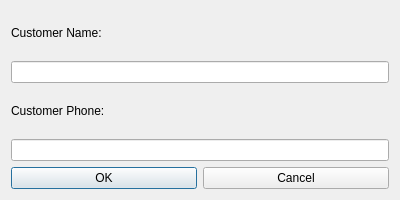
<?xml version="1.0" encoding="UTF-8"?>
<ui version="4.0">
 <class>CustomerDetailDialogue</class>
 <widget class="QDialog" name="CustomerDetailDialogue">
  <property name="geometry">
   <rect>
    <x>0</x>
    <y>0</y>
    <width>400</width>
    <height>200</height>
   </rect>
  </property>
  <property name="windowTitle">
   <string>Customer Details</string>
  </property>
  <layout class="QVBoxLayout" name="verticalLayout">
   <item>
    <widget class="QLabel" name="labelCustomerName">
     <property name="text">
      <string>Customer Name:</string>
     </property>
    </widget>
   </item>
   <item>
    <widget class="QLineEdit" name="lineEditCustomerName"/>
   </item>
   <item>
    <widget class="QLabel" name="labelCustomerPhone">
     <property name="text">
      <string>Customer Phone:</string>
     </property>
    </widget>
   </item>
   <item>
    <widget class="QLineEdit" name="lineEditCustomerPhone"/>
   </item>
   <item>
    <layout class="QHBoxLayout" name="buttonLayout">
     <item>
      <widget class="QPushButton" name="btnOK">
       <property name="text">
        <string>OK</string>
       </property>
      </widget>
     </item>
     <item>
      <widget class="QPushButton" name="btnCancel">
       <property name="text">
        <string>Cancel</string>
       </property>
      </widget>
     </item>
    </layout>
   </item>
  </layout>
 </widget>
 <resources/>
 <connections/>
</ui>
